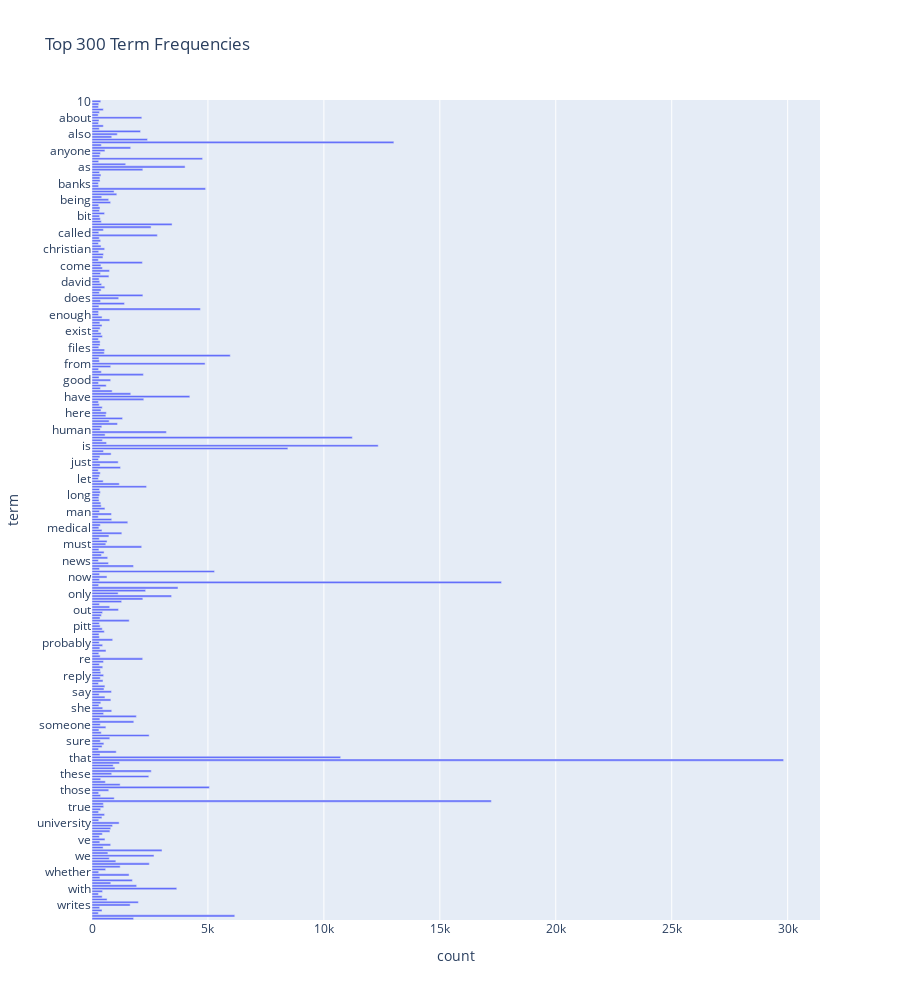

Here is the notebook cell this chart was saved with:
### Markdown cell above
### >>> **Exercise 12 (take home):**
If you want a nicer interactive visualization here, I would encourage you try to install and use plotly to achieve this.

### Code cell
import plotly.express as px

# 1. compute the term frequency
term_counts = np.asarray(X_counts.sum(axis=0)).ravel()
feature_names = count_vect.get_feature_names_out()

# 2. build dataframe
df = pd.DataFrame({"term": feature_names, "count": term_counts})
df_top = df.sort_values("count", ascending=False).head(300)

# 3. plot barchart with plotly
fig = px.bar(df_top.sort_values("term"), 
             x="count", y="term",
             orientation="h",
             title="Top 300 Term Frequencies")

fig.update_layout(yaxis=dict(autorange="reversed"))
fig.update_layout(height=1000)
fig.show()

### Figure 1 — Plotly figure (JSON) as saved in the notebook; plotly's stock layout.template omitted (floating-point values rounded to 4 significant figures; data arrays with more than 128 entries replaced by an {"elided": "..."} marker saying what was removed)
{"data": [{"hovertemplate": "count=%{x}<br>term=%{y}<extra></extra>", "legendgroup": "", "marker": {"color": "#636efa", "pattern": {"shape": ""}}, "name": "", "orientation": "h", "showlegend": false, "textposition": "auto", "type": "bar", "x": {"elided": "300 int values"}, "xaxis": "x", "y": {"elided": "300 str values"}, "yaxis": "y"}], "layout": {"barmode": "relative", "height": 1000, "legend": {"tracegroupgap": 0}, "title": {"text": "Top 300 Term Frequencies"}, "xaxis": {"anchor": "y", "domain": [0, 1], "title": {"text": "count"}}, "yaxis": {"anchor": "x", "autorange": "reversed", "domain": [0, 1], "title": {"text": "term"}}}}
